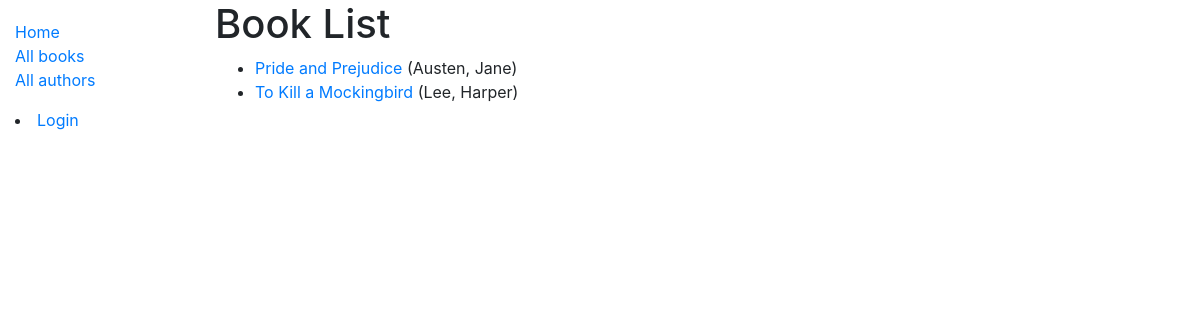
Page /directory/books/ on the committed database.
### directory/models.py (models this page shows, shortened)
class Book(models.Model):
    title = models.CharField(max_length=200)
    author = models.ForeignKey('Author', on_delete=models.SET_NULL, null=True)
    summary = models.TextField(max_length=1000, help_text='Enter a brief description of the book')
    isbn = models.CharField('ISBN', max_length=13, help_text='13 Character <a href="https://www.isbn-international.org/content/what-isbn">ISBN number</a>')
    genre = models.ManyToManyField(Genre, help_text='Select a genre for this book')
    def get_absolute_url(self):
        return reverse('book-detail', args=[str(self.id)])
    def display_genre(self):
        """Create a string for the Genre. This is required to display genre in Admin."""
        return ', '.join(genre.name for genre in self.genre.all()[:3])
    display_genre.short_description = 'Genre'

class Author(models.Model):
    first_name = models.CharField(max_length=100)
    last_name = models.CharField(max_length=100)
    date_of_birth = models.DateField(null=True, blank=True)
    date_of_death = models.DateField('Died', null=True, blank=True)
    class Meta:
        ordering = ['last_name', 'first_name']
    def __str__(self):
        return f'{self.last_name}, {self.first_name}'

### directory/views.py (the view)
# urls.py: path('books/', views.BookListView.as_view(), name='books'),
class BookListView(generic.ListView):
    model = Book
    paginate_by = 10

### directory/templates/directory/book_list.html
{% extends "base_generic.html" %}
{% block content %}
  <h1>Book List</h1>
  {% if book_list %}
  <ul>
    {% for book in book_list %}
      <li>
        <a href="{{ book.get_absolute_url }}">{{ book.title }}</a> ({{book.author}})
      </li>
    {% endfor %}
  </ul>
  {% else %}
    <p>There are no books in the library.</p>
  {% endif %}
{% endblock %}

### rows in the picture
Book: title "Pride and Prejudice", author "Austen, Jane"
Book: title "To Kill a Mockingbird", author "Lee, Harper"
